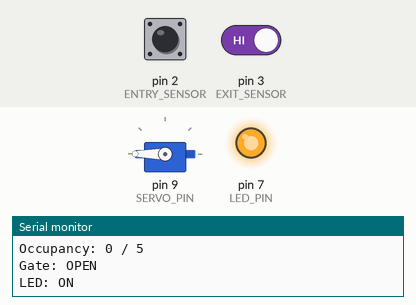
Bench run of a sketch on a simulated Arduino Uno, built with avr-gcc and run on an emulated ATmega328P. Shown: servo, output pins drawn as LEDs (lit = HIGH), the last lines printed to the serial monitor. Inputs (shaded band) come from the test bench; at power-on: pin 2 (ENTRY_SENSOR) HIGH, pin 3 (EXIT_SENSOR) HIGH.

Above: at 1.2 s.
1.3 s: pin 2 (ENTRY_SENSOR) driven LOW
2.8 s: pin 3 (EXIT_SENSOR) driven LOW
4.3 s: pin 2 (ENTRY_SENSOR) pulsed HIGH 5 times (0.12 s each, 0.3 s apart)
At 6.5 s:
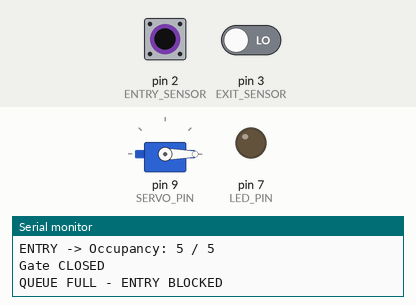
7.3 s: pin 2 (ENTRY_SENSOR) pulsed HIGH 2 times (0.12 s each, 0.3 s apart)
Timing chart, 0 to 10.3 s (numbered marks = the images above; inputs shaded):
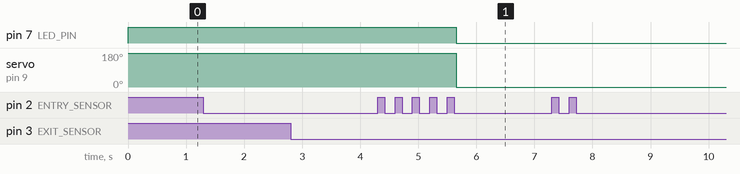

Measured:
- after the input at 4.3 s, pin 7 (LED_PIN): HIGH → LOW after 1.4 s; servo on pin 9 (SERVO_PIN): 180° → 0° after 1.4 s

The sketch:

uno_queue_system1.ino
```cpp
#include <Servo.h>

// ---------- PINS ----------

const byte ENTRY_SENSOR = 2;
const byte EXIT_SENSOR  = 3;
const byte SERVO_PIN    = 9;
const byte LED_PIN      = 7;

// ---------- QUEUE ----------

const int MAX_CAPACITY = 5;
int occupancy = 0;

// ---------- SERVO ----------

// Change these if your gate needs different positions
const int GATE_OPEN = 180;
const int GATE_CLOSED = 0;

Servo gate;

// ---------- SENSOR ----------

// Most IR obstacle sensors are LOW when detecting an object
const byte SENSOR_DETECTED = LOW;

// Remember previous sensor states
byte lastEntryState = HIGH;
byte lastExitState = HIGH;


// =================================================
// SETUP
// =================================================

void setup() {

  Serial.begin(9600);

  pinMode(ENTRY_SENSOR, INPUT);
  pinMode(EXIT_SENSOR, INPUT);
  pinMode(LED_PIN, OUTPUT);

  // Attach servo to D9
  gate.attach(SERVO_PIN);

  // Start with gate OPEN
  gate.write(GATE_OPEN);

  // Space available
  digitalWrite(LED_PIN, HIGH);

  Serial.println("================================");
  Serial.println(" SMART QUEUE MANAGEMENT SYSTEM");
  Serial.println("================================");
  Serial.println("Maximum Capacity: 5");
  Serial.println("Occupancy: 0 / 5");
  Serial.println("Gate: OPEN");
  Serial.println("LED: ON");
}


// =================================================
// OPEN GATE
// =================================================

void openGate() {

  gate.write(GATE_OPEN);

  digitalWrite(LED_PIN, HIGH);

  Serial.println("Gate OPEN");
}


// =================================================
// CLOSE GATE
// =================================================

void closeGate() {

  gate.write(GATE_CLOSED);

  digitalWrite(LED_PIN, LOW);

  Serial.println("Gate CLOSED");
}


// =================================================
// ENTRY SENSOR
// =================================================

void checkEntry() {

  byte currentState = digitalRead(ENTRY_SENSOR);

  // New object/person detected
  if (currentState == SENSOR_DETECTED &&
      lastEntryState != SENSOR_DETECTED) {

    if (occupancy < MAX_CAPACITY) {

      occupancy++;

      Serial.print("ENTRY -> Occupancy: ");
      Serial.print(occupancy);
      Serial.println(" / 5");

      // If capacity reached
      if (occupancy == MAX_CAPACITY) {

        closeGate();

        Serial.println("QUEUE FULL - ENTRY BLOCKED");
      }
      else {

        openGate();

        Serial.print("Spaces available: ");
        Serial.println(MAX_CAPACITY - occupancy);
      }
    }
    else {

      Serial.println("ENTRY BLOCKED - QUEUE FULL");
    }
  }

  lastEntryState = currentState;
}


// =================================================
// EXIT SENSOR
// =================================================

void checkExit() {

  byte currentState = digitalRead(EXIT_SENSOR);

  // New object/person detected
  if (currentState == SENSOR_DETECTED &&
      lastExitState != SENSOR_DETECTED) {

    if (occupancy > 0) {

      occupancy--;

      Serial.print("EXIT -> Occupancy: ");
      Serial.print(occupancy);
      Serial.println(" / 5");

      // Space is now available
      openGate();

      Serial.print("Spaces available: ");
      Serial.println(MAX_CAPACITY - occupancy);
    }
    else {

      Serial.println("QUEUE EMPTY");
    }
  }

  lastExitState = currentState;
}


// =================================================
// MAIN LOOP
// =================================================

void loop() {

  checkEntry();
  checkExit();

  delay(50);
}
```
